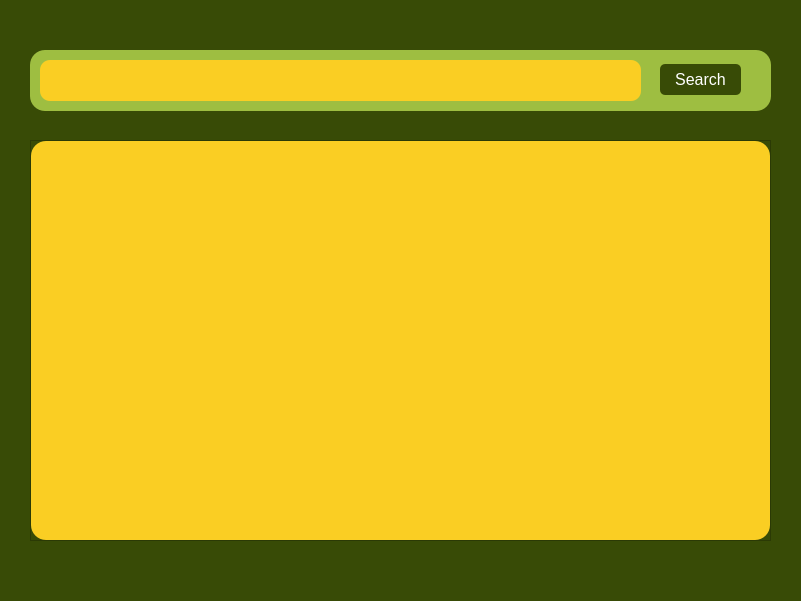
<?xml version="1.0" encoding="UTF-8"?>
<ui version="4.0">
 <class>browsePatrons</class>
 <widget class="QDialog" name="browsePatrons">
  <property name="geometry">
   <rect>
    <x>0</x>
    <y>0</y>
    <width>801</width>
    <height>601</height>
   </rect>
  </property>
  <property name="windowTitle">
   <string>Dialog</string>
  </property>
  <property name="styleSheet">
   <string notr="true"/>
  </property>
  <widget class="QWidget" name="widget" native="true">
   <property name="geometry">
    <rect>
     <x>0</x>
     <y>0</y>
     <width>801</width>
     <height>601</height>
    </rect>
   </property>
   <property name="styleSheet">
    <string notr="true">background-color: #384b06</string>
   </property>
   <widget class="QWidget" name="searchBarBG" native="true">
    <property name="geometry">
     <rect>
      <x>30</x>
      <y>50</y>
      <width>741</width>
      <height>61</height>
     </rect>
    </property>
    <property name="styleSheet">
     <string notr="true">background-color: #9ebe41;
border-radius: 15px</string>
    </property>
    <widget class="QLineEdit" name="searchBar">
     <property name="geometry">
      <rect>
       <x>10</x>
       <y>10</y>
       <width>601</width>
       <height>41</height>
      </rect>
     </property>
     <property name="font">
      <font>
       <family>DejaVu Serif</family>
       <pointsize>12</pointsize>
       <weight>75</weight>
       <italic>false</italic>
       <bold>true</bold>
      </font>
     </property>
     <property name="styleSheet">
      <string notr="true">background-color: #face23;
border-radius: 10px;
font: bold 12pt;
padding-left: 10px;
color: #364e1b;
</string>
     </property>
     <property name="text">
      <string/>
     </property>
    </widget>
    <widget class="QPushButton" name="searchButton">
     <property name="geometry">
      <rect>
       <x>630</x>
       <y>14</y>
       <width>81</width>
       <height>31</height>
      </rect>
     </property>
     <property name="styleSheet">
      <string notr="true">background-color: rgb(56, 75, 6);
color: white;
border-radius: 5px;
font-size: 16px;</string>
     </property>
     <property name="text">
      <string>Search</string>
     </property>
    </widget>
   </widget>
   <widget class="QScrollArea" name="scrollArea">
    <property name="geometry">
     <rect>
      <x>30</x>
      <y>140</y>
      <width>741</width>
      <height>401</height>
     </rect>
    </property>
    <property name="styleSheet">
     <string notr="true"/>
    </property>
    <property name="widgetResizable">
     <bool>true</bool>
    </property>
    <widget class="QWidget" name="scrollAreaContents">
     <property name="geometry">
      <rect>
       <x>0</x>
       <y>0</y>
       <width>739</width>
       <height>399</height>
      </rect>
     </property>
     <property name="styleSheet">
      <string notr="true">background-color: rgb(250, 206, 35);
border-radius: 15px;</string>
     </property>
     <layout class="QVBoxLayout" name="itemsLayout"/>
    </widget>
   </widget>
  </widget>
 </widget>
 <resources/>
 <connections/>
</ui>
